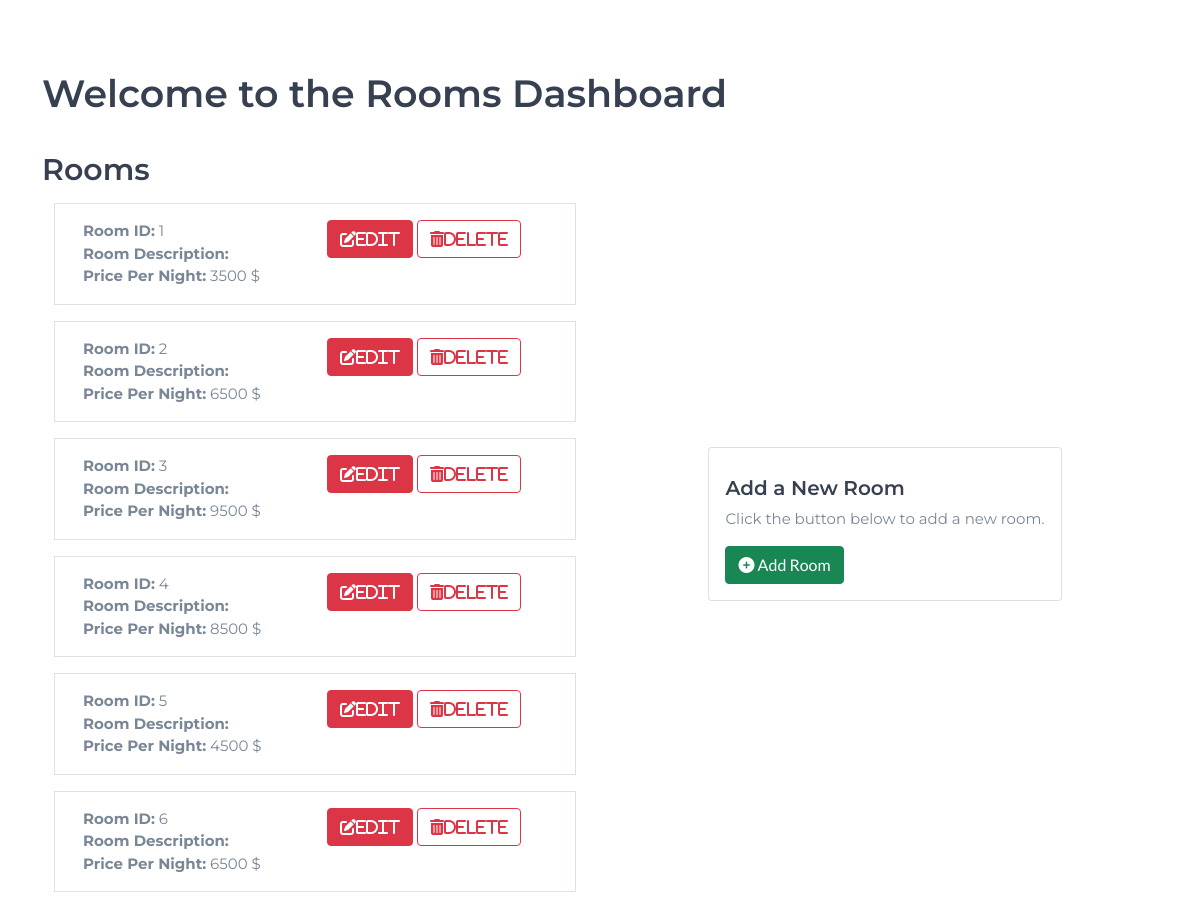
The page /receptionists/dash.php on the database as committed earlier.
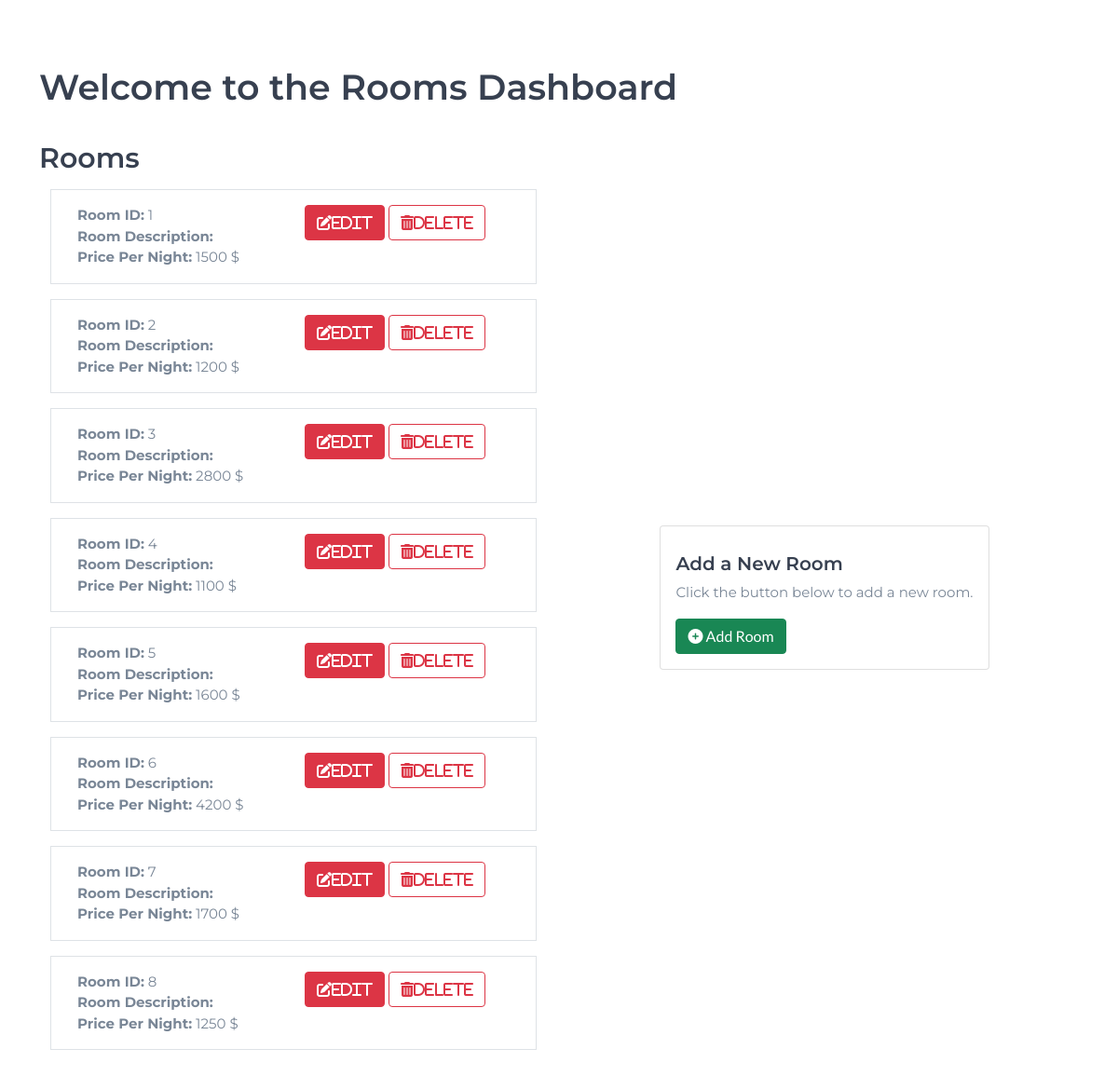
The same page on the database as committed later.
### tables this page shows
CREATE TABLE `room` (
  `Room_ID` int(20) NOT NULL,
  `room_pic` varchar(20) DEFAULT NULL,
  `room_desription` varchar(300) DEFAULT NULL,
  `num of beds` int(12) NOT NULL,
  `PricePerNight` bigint(255) NOT NULL,
  `avalability` tinyint(1) NOT NULL,
  `capacity` int(200) DEFAULT NULL
);

### receptionists/dash.php (the view, shortened to what this page needs)
<?php
include '../tools/connection.php';
?>
<!DOCTYPE html>
<html lang="en">
<head>
    <link rel="stylesheet" href="css/bootstrap.min.css">
    <link rel="stylesheet" href="icons/fontawesome/css/all.min.css">
    <link type="text/css" rel="stylesheet" href="css/style.css"/>
</head>
<body>
    <br>
    <div class="container mt-5">
        <h1>Welcome to the Rooms Dashboard</h1>
        <div class="row mt-4">
            <div class="col-md-6">
                <h2>Rooms</h2>
                <div class="list-group">
                    <?php
                    $sql = "SELECT * FROM room";
                    $result = $conn->query($sql);
                    echo "<div class='container'>";
                    while ($row = $result->fetch_assoc()) {
                        echo "
                        <div class='row mb-3 border p-3'>
                            <div class='col'>
                                <strong>Room ID:</strong> " . $row["Room_ID"] . "<br>
                                <strong>Room Description:</strong> " . $row["description"] . "<br>
                                <strong>Price Per Night:</strong> " . $row["PricePerNight"] . " $
                            </div>
                            <div class='col'>
                                <a class='btn btn-danger' href='room-commands/edit-room.php?Room_ID=" . $row["Room_ID"] . "'><i class='fas fa-edit'>Edit</i></a>
                                <a class='btn btn-outline-danger' href='room-commands/delete-room.php?Room_ID=" . $row["Room_ID"] . "'><i class='fas fa-trash-alt'>Delete</i></a>
                            </div>
                        </div>
                        ";
                    }
                    echo "</div>";
                    ?>
                </div>
            </div>
            <div class="col-md-6 d-flex align-items-center justify-content-center">
                <div class="card">
                    <div class="card-body">
                        <h5 class="card-title">Add a New Room</h5>
                        <p class="card-text">Click the button below to add a new room.</p>
                        <a href="room-commands/add-room.php" class="btn btn-success">
                            <i class="fas fa-plus-circle"></i> Add Room
                        </a>
                    </div>
                </div>
            </div>
        </div>
        <br>
    </div>
</body>
</html>

Rows that differ between the two databases and show on the page:
changed room id 1: PricePerNight "3500" → "1500"
changed room id 2: PricePerNight "6500" → "1200"
changed room id 3: PricePerNight "9500" → "2800"
changed room id 4: PricePerNight "8500" → "1100"
changed room id 5: PricePerNight "4500" → "1600"
changed room id 6: PricePerNight "6500" → "4200"
added room: Room_ID "7", PricePerNight "1700"
added room: Room_ID "8", PricePerNight "1250"
